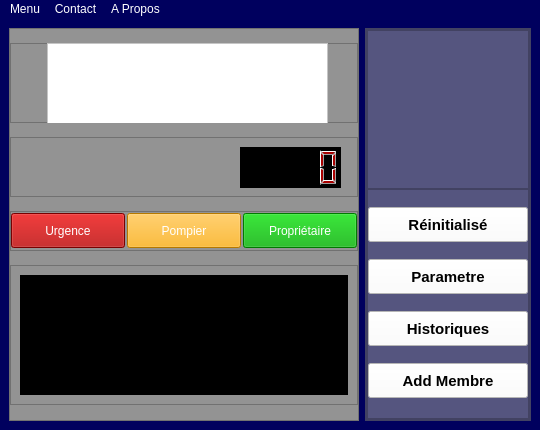
<?xml version="1.0" encoding="UTF-8"?>
<ui version="4.0">
 <class>MainWindow</class>
 <widget class="QMainWindow" name="MainWindow">
  <property name="geometry">
   <rect>
    <x>0</x>
    <y>0</y>
    <width>540</width>
    <height>430</height>
   </rect>
  </property>
  <property name="minimumSize">
   <size>
    <width>540</width>
    <height>430</height>
   </size>
  </property>
  <property name="maximumSize">
   <size>
    <width>540</width>
    <height>430</height>
   </size>
  </property>
  <property name="windowTitle">
   <string>Mon Moniteurs de Visualisation</string>
  </property>
  <property name="windowIcon">
   <iconset>
    <normaloff>../ICO/home_96px.png</normaloff>../ICO/home_96px.png</iconset>
  </property>
  <property name="styleSheet">
   <string notr="true">background-color: rgb(0, 0, 94);
font: 700 10pt &quot;Segoe UI&quot;;
color: rgb(255, 255, 255);</string>
  </property>
  <widget class="QWidget" name="centralwidget">
   <layout class="QHBoxLayout" name="horizontalLayout">
    <item>
     <widget class="QFrame" name="message">
      <property name="minimumSize">
       <size>
        <width>350</width>
        <height>0</height>
       </size>
      </property>
      <property name="maximumSize">
       <size>
        <width>350</width>
        <height>16777215</height>
       </size>
      </property>
      <property name="styleSheet">
       <string notr="true">background-color: rgb(147, 147, 147);</string>
      </property>
      <property name="frameShape">
       <enum>QFrame::StyledPanel</enum>
      </property>
      <property name="frameShadow">
       <enum>QFrame::Raised</enum>
      </property>
      <layout class="QVBoxLayout" name="verticalLayout_5">
       <property name="spacing">
        <number>0</number>
       </property>
       <property name="leftMargin">
        <number>0</number>
       </property>
       <property name="topMargin">
        <number>0</number>
       </property>
       <property name="rightMargin">
        <number>0</number>
       </property>
       <property name="bottomMargin">
        <number>0</number>
       </property>
       <item>
        <widget class="QFrame" name="frame">
         <property name="maximumSize">
          <size>
           <width>16777215</width>
           <height>80</height>
          </size>
         </property>
         <property name="frameShape">
          <enum>QFrame::StyledPanel</enum>
         </property>
         <property name="frameShadow">
          <enum>QFrame::Raised</enum>
         </property>
         <widget class="QTextEdit" name="sortieCode">
          <property name="geometry">
           <rect>
            <x>37</x>
            <y>0</y>
            <width>281</width>
            <height>91</height>
           </rect>
          </property>
          <property name="font">
           <font>
            <pointsize>26</pointsize>
            <italic>false</italic>
            <bold>false</bold>
           </font>
          </property>
          <property name="styleSheet">
           <string notr="true">font: 26pt &quot;Rockwell Condensed&quot;;
background-color: rgb(255, 255, 255);</string>
          </property>
          <property name="horizontalScrollBarPolicy">
           <enum>Qt::ScrollBarAsNeeded</enum>
          </property>
          <property name="readOnly">
           <bool>true</bool>
          </property>
         </widget>
        </widget>
       </item>
       <item>
        <widget class="QFrame" name="frame_2">
         <property name="maximumSize">
          <size>
           <width>16777215</width>
           <height>60</height>
          </size>
         </property>
         <property name="frameShape">
          <enum>QFrame::StyledPanel</enum>
         </property>
         <property name="frameShadow">
          <enum>QFrame::Raised</enum>
         </property>
         <widget class="QLCDNumber" name="lcdNumber">
          <property name="geometry">
           <rect>
            <x>230</x>
            <y>10</y>
            <width>101</width>
            <height>41</height>
           </rect>
          </property>
          <property name="styleSheet">
           <string notr="true">color: rgb(170, 0, 0);
background-color: rgb(0, 0, 0);</string>
          </property>
         </widget>
        </widget>
       </item>
       <item>
        <widget class="QFrame" name="frame_4">
         <property name="maximumSize">
          <size>
           <width>16777215</width>
           <height>40</height>
          </size>
         </property>
         <property name="frameShape">
          <enum>QFrame::StyledPanel</enum>
         </property>
         <property name="frameShadow">
          <enum>QFrame::Raised</enum>
         </property>
         <layout class="QHBoxLayout" name="horizontalLayout_2">
          <property name="spacing">
           <number>2</number>
          </property>
          <property name="leftMargin">
           <number>0</number>
          </property>
          <property name="topMargin">
           <number>0</number>
          </property>
          <property name="rightMargin">
           <number>0</number>
          </property>
          <property name="bottomMargin">
           <number>0</number>
          </property>
          <item>
           <widget class="QPushButton" name="pushButton_2">
            <property name="maximumSize">
             <size>
              <width>16777215</width>
              <height>35</height>
             </size>
            </property>
            <property name="cursor">
             <cursorShape>PointingHandCursor</cursorShape>
            </property>
            <property name="styleSheet">
             <string notr="true">background-color: rgb(170, 0, 0);
color: rgb(255, 255, 255);
font: 700 12pt &quot;Segoe UI&quot;;</string>
            </property>
            <property name="text">
             <string>Urgence</string>
            </property>
            <property name="icon">
             <iconset>
              <normaloff>../ICO/ambulance_100px.png</normaloff>../ICO/ambulance_100px.png</iconset>
            </property>
            <property name="iconSize">
             <size>
              <width>25</width>
              <height>25</height>
             </size>
            </property>
           </widget>
          </item>
          <item>
           <widget class="QPushButton" name="pushButton_3">
            <property name="maximumSize">
             <size>
              <width>16777215</width>
              <height>35</height>
             </size>
            </property>
            <property name="cursor">
             <cursorShape>PointingHandCursor</cursorShape>
            </property>
            <property name="styleSheet">
             <string notr="true">background-color: rgb(255, 170, 0);

color: rgb(255, 255, 255);
font: 700 12pt &quot;Segoe UI&quot;;</string>
            </property>
            <property name="text">
             <string>Pompier</string>
            </property>
            <property name="icon">
             <iconset>
              <normaloff>../ICO/siren_96px.png</normaloff>../ICO/siren_96px.png</iconset>
            </property>
            <property name="iconSize">
             <size>
              <width>25</width>
              <height>25</height>
             </size>
            </property>
           </widget>
          </item>
          <item>
           <widget class="QPushButton" name="pushButton_4">
            <property name="maximumSize">
             <size>
              <width>16777215</width>
              <height>35</height>
             </size>
            </property>
            <property name="cursor">
             <cursorShape>PointingHandCursor</cursorShape>
            </property>
            <property name="styleSheet">
             <string notr="true">background-color: rgb(0, 170, 0);
color: rgb(255, 255, 255);
font: 700 12pt &quot;Segoe UI&quot;;</string>
            </property>
            <property name="text">
             <string>Propriétaire</string>
            </property>
            <property name="icon">
             <iconset>
              <normaloff>../ICO/home_96px.png</normaloff>../ICO/home_96px.png</iconset>
            </property>
            <property name="iconSize">
             <size>
              <width>25</width>
              <height>25</height>
             </size>
            </property>
           </widget>
          </item>
         </layout>
        </widget>
       </item>
       <item>
        <widget class="QFrame" name="frame_3">
         <property name="sizePolicy">
          <sizepolicy hsizetype="Preferred" vsizetype="Expanding">
           <horstretch>0</horstretch>
           <verstretch>0</verstretch>
          </sizepolicy>
         </property>
         <property name="maximumSize">
          <size>
           <width>16777215</width>
           <height>140</height>
          </size>
         </property>
         <property name="styleSheet">
          <string notr="true"/>
         </property>
         <property name="frameShape">
          <enum>QFrame::StyledPanel</enum>
         </property>
         <property name="frameShadow">
          <enum>QFrame::Raised</enum>
         </property>
         <layout class="QHBoxLayout" name="horizontalLayout_3">
          <item>
           <widget class="QLabel" name="Res">
            <property name="styleSheet">
             <string notr="true">font: 700 18pt &quot;Yu Gothic UI&quot;;
background-color: rgb(0, 0, 0);
color: rgb(255, 255, 255);
border-color: rgb(0, 170, 127);</string>
            </property>
            <property name="text">
             <string/>
            </property>
           </widget>
          </item>
         </layout>
        </widget>
       </item>
      </layout>
     </widget>
    </item>
    <item>
     <widget class="QFrame" name="droiteT">
      <property name="sizePolicy">
       <sizepolicy hsizetype="Expanding" vsizetype="Expanding">
        <horstretch>0</horstretch>
        <verstretch>0</verstretch>
       </sizepolicy>
      </property>
      <property name="styleSheet">
       <string notr="true">background-color: rgb(85, 85, 127);</string>
      </property>
      <property name="frameShape">
       <enum>QFrame::StyledPanel</enum>
      </property>
      <property name="frameShadow">
       <enum>QFrame::Raised</enum>
      </property>
      <layout class="QVBoxLayout" name="verticalLayout">
       <property name="spacing">
        <number>0</number>
       </property>
       <property name="sizeConstraint">
        <enum>QLayout::SetDefaultConstraint</enum>
       </property>
       <property name="leftMargin">
        <number>0</number>
       </property>
       <property name="topMargin">
        <number>0</number>
       </property>
       <property name="rightMargin">
        <number>0</number>
       </property>
       <property name="bottomMargin">
        <number>0</number>
       </property>
       <item>
        <widget class="QFrame" name="droite">
         <property name="sizePolicy">
          <sizepolicy hsizetype="Expanding" vsizetype="Expanding">
           <horstretch>0</horstretch>
           <verstretch>0</verstretch>
          </sizepolicy>
         </property>
         <property name="frameShape">
          <enum>QFrame::StyledPanel</enum>
         </property>
         <property name="frameShadow">
          <enum>QFrame::Raised</enum>
         </property>
         <layout class="QVBoxLayout" name="verticalLayout_3">
          <property name="spacing">
           <number>0</number>
          </property>
          <property name="leftMargin">
           <number>0</number>
          </property>
          <property name="topMargin">
           <number>0</number>
          </property>
          <property name="rightMargin">
           <number>0</number>
          </property>
          <property name="bottomMargin">
           <number>0</number>
          </property>
          <item>
           <widget class="QFrame" name="logo">
            <property name="frameShape">
             <enum>QFrame::StyledPanel</enum>
            </property>
            <property name="frameShadow">
             <enum>QFrame::Raised</enum>
            </property>
            <layout class="QVBoxLayout" name="verticalLayout_4">
             <property name="spacing">
              <number>0</number>
             </property>
             <property name="leftMargin">
              <number>0</number>
             </property>
             <property name="topMargin">
              <number>0</number>
             </property>
             <property name="rightMargin">
              <number>0</number>
             </property>
             <property name="bottomMargin">
              <number>0</number>
             </property>
             <item>
              <widget class="QLabel" name="label_2">
               <property name="text">
                <string/>
               </property>
               <property name="pixmap">
                <pixmap>../ICO/office_365_security_&amp;_compliance_96px.png</pixmap>
               </property>
               <property name="scaledContents">
                <bool>true</bool>
               </property>
              </widget>
             </item>
            </layout>
           </widget>
          </item>
          <item>
           <widget class="QFrame" name="bouton">
            <property name="sizePolicy">
             <sizepolicy hsizetype="Expanding" vsizetype="Preferred">
              <horstretch>0</horstretch>
              <verstretch>0</verstretch>
             </sizepolicy>
            </property>
            <property name="minimumSize">
             <size>
              <width>0</width>
              <height>230</height>
             </size>
            </property>
            <property name="frameShape">
             <enum>QFrame::StyledPanel</enum>
            </property>
            <property name="frameShadow">
             <enum>QFrame::Raised</enum>
            </property>
            <layout class="QVBoxLayout" name="verticalLayout_2">
             <property name="spacing">
              <number>0</number>
             </property>
             <property name="leftMargin">
              <number>0</number>
             </property>
             <property name="topMargin">
              <number>0</number>
             </property>
             <property name="rightMargin">
              <number>0</number>
             </property>
             <property name="bottomMargin">
              <number>0</number>
             </property>
             <item>
              <widget class="QPushButton" name="reinitialiser">
               <property name="minimumSize">
                <size>
                 <width>0</width>
                 <height>35</height>
                </size>
               </property>
               <property name="maximumSize">
                <size>
                 <width>16777215</width>
                 <height>35</height>
                </size>
               </property>
               <property name="font">
                <font>
                 <pointsize>11</pointsize>
                 <italic>false</italic>
                 <bold>true</bold>
                </font>
               </property>
               <property name="cursor">
                <cursorShape>PointingHandCursor</cursorShape>
               </property>
               <property name="styleSheet">
                <string notr="true">background-color: rgb(255, 255, 255);
color: rgb(0, 0, 0);
font: 700 11pt &quot;Segoe UI&quot;;</string>
               </property>
               <property name="text">
                <string>Réinitialisé</string>
               </property>
               <property name="icon">
                <iconset>
                 <normaloff>../ICO/synchronize_96px.png</normaloff>../ICO/synchronize_96px.png</iconset>
               </property>
               <property name="iconSize">
                <size>
                 <width>20</width>
                 <height>20</height>
                </size>
               </property>
               <property name="autoRepeat">
                <bool>true</bool>
               </property>
              </widget>
             </item>
             <item>
              <widget class="QPushButton" name="para">
               <property name="minimumSize">
                <size>
                 <width>0</width>
                 <height>35</height>
                </size>
               </property>
               <property name="maximumSize">
                <size>
                 <width>16777215</width>
                 <height>35</height>
                </size>
               </property>
               <property name="font">
                <font>
                 <pointsize>11</pointsize>
                 <italic>false</italic>
                 <bold>true</bold>
                </font>
               </property>
               <property name="cursor">
                <cursorShape>PointingHandCursor</cursorShape>
               </property>
               <property name="styleSheet">
                <string notr="true">color: rgb(0, 0, 0);
font: 700 11pt &quot;Segoe UI&quot;;

background-color: rgb(255, 255, 255);</string>
               </property>
               <property name="text">
                <string>Parametre</string>
               </property>
               <property name="icon">
                <iconset>
                 <normaloff>../ICO/password_96px.png</normaloff>../ICO/password_96px.png</iconset>
               </property>
               <property name="iconSize">
                <size>
                 <width>20</width>
                 <height>20</height>
                </size>
               </property>
              </widget>
             </item>
             <item>
              <widget class="QPushButton" name="pushButton">
               <property name="maximumSize">
                <size>
                 <width>16777215</width>
                 <height>35</height>
                </size>
               </property>
               <property name="font">
                <font>
                 <pointsize>11</pointsize>
                 <italic>false</italic>
                 <bold>true</bold>
                </font>
               </property>
               <property name="styleSheet">
                <string notr="true">background-color: rgb(255, 255, 255);
color: rgb(0, 0, 0);
font: 700 11pt &quot;Segoe UI&quot;;</string>
               </property>
               <property name="text">
                <string>Historiques</string>
               </property>
               <property name="icon">
                <iconset>
                 <normaloff>../ICO/database_view_80px.png</normaloff>../ICO/database_view_80px.png</iconset>
               </property>
               <property name="iconSize">
                <size>
                 <width>20</width>
                 <height>20</height>
                </size>
               </property>
              </widget>
             </item>
             <item>
              <widget class="QPushButton" name="add">
               <property name="minimumSize">
                <size>
                 <width>0</width>
                 <height>35</height>
                </size>
               </property>
               <property name="maximumSize">
                <size>
                 <width>16777215</width>
                 <height>35</height>
                </size>
               </property>
               <property name="font">
                <font>
                 <pointsize>11</pointsize>
                 <italic>false</italic>
                 <bold>true</bold>
                </font>
               </property>
               <property name="cursor">
                <cursorShape>PointingHandCursor</cursorShape>
               </property>
               <property name="styleSheet">
                <string notr="true">background-color: rgb(255, 255, 255);
color: rgb(0, 0, 0);
font: 700 11pt &quot;Segoe UI&quot;;
</string>
               </property>
               <property name="text">
                <string>Add Membre</string>
               </property>
               <property name="icon">
                <iconset>
                 <normaloff>../ICO/add_user_male_96px.png</normaloff>../ICO/add_user_male_96px.png</iconset>
               </property>
               <property name="iconSize">
                <size>
                 <width>20</width>
                 <height>20</height>
                </size>
               </property>
              </widget>
             </item>
            </layout>
           </widget>
          </item>
         </layout>
        </widget>
       </item>
      </layout>
     </widget>
    </item>
   </layout>
  </widget>
  <widget class="QMenuBar" name="menubar">
   <property name="geometry">
    <rect>
     <x>0</x>
     <y>0</y>
     <width>540</width>
     <height>24</height>
    </rect>
   </property>
   <widget class="QMenu" name="menuMenu">
    <property name="title">
     <string>Menu</string>
    </property>
    <addaction name="actionR_cuperer_les_donn_es"/>
    <addaction name="separator"/>
    <addaction name="actionQuitter"/>
   </widget>
   <widget class="QMenu" name="menuA_Propos">
    <property name="title">
     <string>A Propos</string>
    </property>
    <addaction name="actionGroupe_12"/>
   </widget>
   <widget class="QMenu" name="menuContact">
    <property name="title">
     <string>Contact</string>
    </property>
    <widget class="QMenu" name="menuContact_2">
     <property name="title">
      <string>Contact</string>
     </property>
     <addaction name="action_261387265706"/>
     <addaction name="action_261342020035"/>
    </widget>
    <addaction name="actionHome_Secure_System"/>
    <addaction name="menuContact_2"/>
   </widget>
   <addaction name="menuMenu"/>
   <addaction name="menuContact"/>
   <addaction name="menuA_Propos"/>
  </widget>
  <action name="actionQuitter">
   <property name="icon">
    <iconset>
     <normaloff>../ICO/close_window_96px.png</normaloff>../ICO/close_window_96px.png</iconset>
   </property>
   <property name="text">
    <string>Quitter</string>
   </property>
  </action>
  <action name="actionGroupe_12">
   <property name="text">
    <string>Groupe 12</string>
   </property>
   <property name="shortcutContext">
    <enum>Qt::WidgetWithChildrenShortcut</enum>
   </property>
  </action>
  <action name="actionHome_Secure_System">
   <property name="icon">
    <iconset>
     <normaloff>../ICO/facebook_96px.png</normaloff>../ICO/facebook_96px.png</iconset>
   </property>
   <property name="text">
    <string>Home Secure System</string>
   </property>
  </action>
  <action name="actionR_cuperer_les_donn_es">
   <property name="icon">
    <iconset>
     <normaloff>../ICO/error_96px.png</normaloff>../ICO/error_96px.png</iconset>
   </property>
   <property name="text">
    <string>Signaler Un Erreur</string>
   </property>
  </action>
  <action name="action_261387265706">
   <property name="text">
    <string>+261387265705</string>
   </property>
  </action>
  <action name="action_261342020035">
   <property name="text">
    <string>+261342020035</string>
   </property>
  </action>
 </widget>
 <resources>
  <include location="../images.qrc"/>
  <include location="../images.qrc"/>
 </resources>
 <connections>
  <connection>
   <sender>actionQuitter</sender>
   <signal>triggered()</signal>
   <receiver>MainWindow</receiver>
   <slot>close()</slot>
   <hints>
    <hint type="sourcelabel">
     <x>-1</x>
     <y>-1</y>
    </hint>
    <hint type="destinationlabel">
     <x>269</x>
     <y>214</y>
    </hint>
   </hints>
  </connection>
  <connection>
   <sender>reinitialiser</sender>
   <signal>clicked()</signal>
   <receiver>sortieCode</receiver>
   <slot>clear()</slot>
   <hints>
    <hint type="sourcelabel">
     <x>428</x>
     <y>228</y>
    </hint>
    <hint type="destinationlabel">
     <x>331</x>
     <y>115</y>
    </hint>
   </hints>
  </connection>
 </connections>
</ui>
